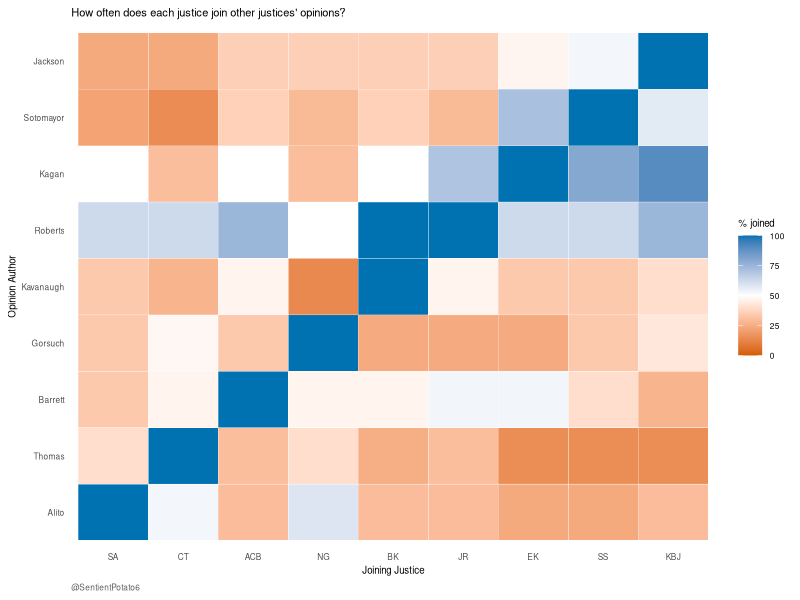

Write the R code that produced this figure.
## Attach required packages
library(dplyr)
library(tidyr)
library(ggplot2)

## Read in data on opinions from this term & remove the per curiam opinions
opinions = read.csv("opinions.csv")
opinions = opinions[!is.na(opinions$opinion_author), ]

## Get the % of each justices' opinions that every other justice joined
joining_percent = opinions %>%
    group_by(opinion_author) %>%
    summarise(across(Roberts:Jackson, ~ 100 * mean(.x, na.rm = TRUE))) %>%
    pivot_longer(cols = -opinion_author)

## Turn the joining justice names into abbreviations to fit on the x axis
joining_percent = joining_percent %>%
    mutate(name = case_match(
        name,
        "Alito" ~ "SA",
        "Thomas" ~ "CT",
        "Barrett" ~ "ACB",
        "Gorsuch" ~ "NG",
        "Kavanaugh" ~ "BK",
        "Roberts" ~ "JR",
        "Kagan" ~ "EK",
        "Sotomayor" ~ "SS",
        "Jackson" ~ "KBJ"
    ))

## Make the opinion author & joining justice variables ordered factors to
## ensure they will be on the axes in roughly conservative to liberal order
justices = c(
    "Alito", "Thomas", "Barrett", "Gorsuch", "Kavanaugh", "Roberts",
    "Kagan", "Sotomayor", "Jackson"
)
initials = c("SA", "CT", "ACB", "NG", "BK", "JR", "EK", "SS", "KBJ")
joining_percent = joining_percent %>%
    mutate(opinion_author = factor(opinion_author, levels = justices)) %>%
    mutate(name = factor(name, levels = initials))

## Plot results
ttl = "How often does each justice join other justices' opinions?"
cap = "@SentientPotato6"
map = aes(x = name, y = opinion_author, fill = value)
plt = ggplot(data = joining_percent, mapping = map) +
    geom_tile(color = "white", na.rm = TRUE) +
    scale_fill_gradient2(
        limits = c(0, 100),
        high = "#0072b2",
        low  = "#d55e00",
        mid  = "#ffffff",
        midpoint = 50,
        name = "% joined"
    ) +
    xlab("Joining Justice") +
    ylab("Opinion Author") +
    labs(title = ttl, caption = cap) +
    theme(
        panel.grid.major = element_blank(),
        panel.border = element_blank(),
        panel.background = element_blank(),
        axis.ticks = element_blank(),
        plot.caption = element_text(hjust = 0, color = "#5f5f5f", size = 6),
        plot.title = element_text(size = 8),
        axis.text = element_text(size = 6),
        axis.title = element_text(size = 7),
        legend.text = element_text(size = 6),
        legend.title = element_text(size = 7)
    )
ggsave(
    plot = plt,
    filename = "opinion-joining-percents.png",
    width = 1200 / 300,
    height = 675 / 300
)
